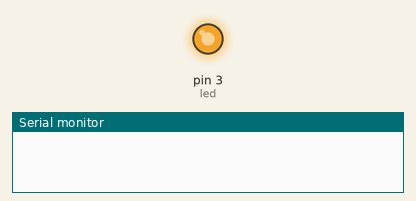
A sketch run on a simulated Arduino Uno, built with avr-gcc and run on an emulated ATmega328P. Parts: output pins drawn as LEDs (lit = HIGH), the last lines printed to the serial monitor. Random numbers use the default seed unless the sketch sets one.

Above: at 0.1 s.
At 9.7 s:
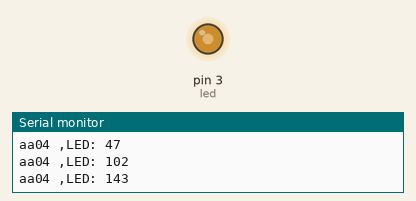
At 19.3 s:
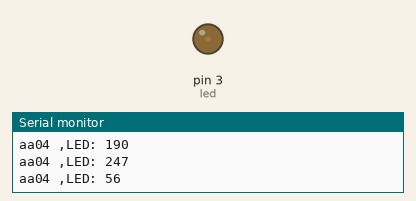
At 37.9 s:
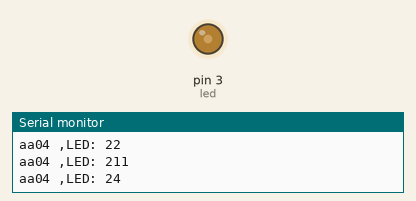
Timing chart, 0 to 40.0 s (numbered marks = the images above):
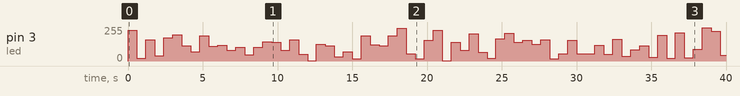

The sketch:

sketch02_pwm_led.ino
```cpp
int pwm=0;
int led =3;


void setup() {
  // put your setup code here, to run once:
Serial.begin(9600);
}

void loop() {
  // put your main code here, to run repeatedly:
pwm=random(0,255);
pwmLed(led,pwm);

Serial.print("aa04 ,LED: ");
Serial.println(pwm);
delay(300);


}
void pwmLed(int led,int pwmValue){

analogWrite(led,pwmValue);
delay(300);

}
```

Measured:
- by itself, pin 3 (led): 0/255 → 232/255 at 0.00 s, → 19/255 0.60 s later, → 158/255 0.60 s later, → 38/255 0.60 s later, … (67 changes in this stretch)
